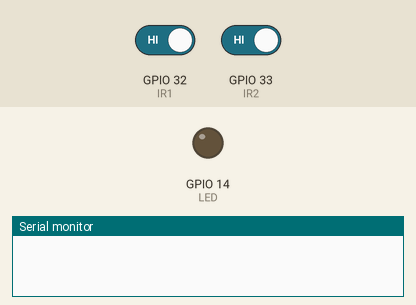
The sketch below on a simulated ESP32. On the bench: output pins drawn as LEDs (lit = HIGH), the last lines printed to the serial monitor. The test bench sets the inputs (shaded band); at power-on: GPIO 32 (IR1) HIGH, GPIO 33 (IR2) HIGH.

Above: at 1.2 s.
1.3 s: GPIO 32 (IR1) driven LOW
4.3 s: GPIO 33 (IR2) driven LOW
At 5.2 s:
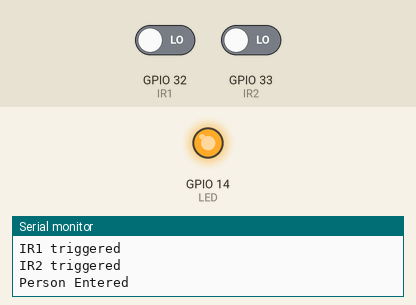
Timing chart, 0 to 7.3 s (numbered marks = the images above; inputs shaded):
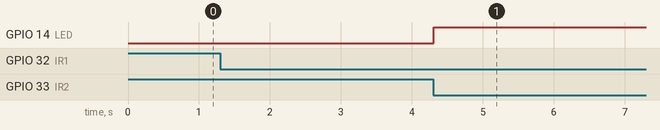

The sketch:

sketch_may15a.ino
```cpp
#define IR1 32
#define IR2 33
#define LED 14

int peopleCount = 0;
unsigned long t1 = 0, t2 = 0;
unsigned long lastTrigger1 = 0;
unsigned long lastTrigger2 = 0;
const unsigned long debounceDelay = 3000;

bool detected1 = false;
bool detected2 = false;

void setup() {
  pinMode(IR1, INPUT);
  pinMode(IR2, INPUT);
  pinMode(LED, OUTPUT);
  Serial.begin(9600);
}

void loop() {
  unsigned long currentTime = millis();

  int ir1State = digitalRead(IR1);
  int ir2State = digitalRead(IR2);

  // IR1
  if (ir1State == LOW && !detected1 && currentTime - lastTrigger1 > debounceDelay) {
    t1 = currentTime;
    detected1 = true;
    lastTrigger1 = currentTime;
    Serial.println("IR1 triggered");
  }

  // IR2
  if (ir2State == LOW && !detected2 && currentTime - lastTrigger2 > debounceDelay) {
    t2 = currentTime;
    detected2 = true;
    lastTrigger2 = currentTime;
    Serial.println("IR2 triggered");
  }

  // Check both sensors triggered
  if (detected1 && detected2) {
    if (abs((long)t1 - (long)t2) < 3000) { // ensure it’s within expected time
      if (t1 < t2) {
        peopleCount++;
        Serial.println("Person Entered");
      } else {
        if (peopleCount > 0) {
          peopleCount--;
          Serial.println("Person Exited");
        }
      }
    }

    detected1 = false;
    detected2 = false;
    t1 = 0;
    t2 = 0;
  }

  // LED logic
  if (peopleCount == 0) {
    digitalWrite(LED, LOW);
  } else {
    digitalWrite(LED, HIGH);
  }

  delay(50);
}
```

Measured:
- after the input at 4.3 s, GPIO 14 (LED): LOW → HIGH at once
